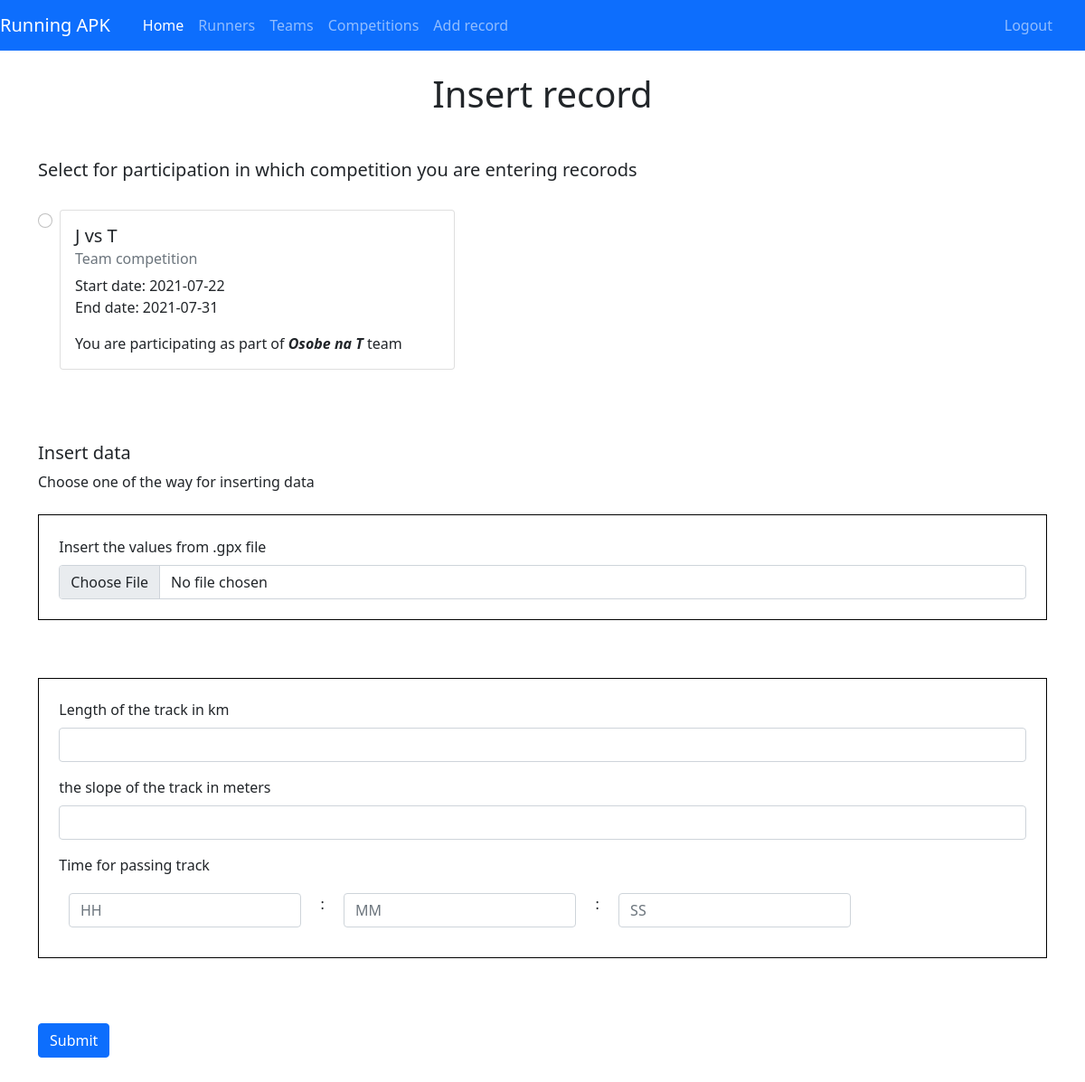
/addrecord.php (signed in), run on the app's committed database.
### tables this page shows
CREATE TABLE `participation` (
  `id` int(11) NOT NULL,
  `competition_id` int(11) NOT NULL,
  `team_id` int(11) NOT NULL,
  `person_id` int(11) DEFAULT NULL
);

CREATE TABLE `competition` (
  `id` int(11) NOT NULL,
  `name` varchar(70) NOT NULL,
  `startdate` date NOT NULL,
  `enddate` date NOT NULL,
  `numperteam` int(11) NOT NULL,
  `numbest` int(11) NOT NULL,
  `distance` int(11) NOT NULL,
  `admin_id` int(11) NOT NULL,
  `typect_id` int(11) NOT NULL
);

CREATE TABLE `team` (
  `team_id` int(11) NOT NULL,
  `name` varchar(70) NOT NULL,
  `parentteam_id` int(11) DEFAULT NULL
);

### db/conn.php (called while the page is built, shortened)
<?php
    $host = 'remotemysql.com';
    $db ='M7UijrD2Si';
    $user = 'M7UijrD2Si';
    $pass = 'a7SsbYzcyv';
    $charset = 'utf8mb4';
    $dsn = "mysql:host=$host;dbname=$db;charset=$charset";
    try{
        $pdo=new PDO($dsn, $user, $pass);
        $pdo->setAttribute(PDO::ATTR_ERRMODE, PDO::ERRMODE_EXCEPTION);
    }
    catch(PDOException $e){
       echo "Greska u conn.php";
        throw new PDOException($e->getMessage());
    }
    require_once 'crud.php';
    require_once 'team.php';
    require_once 'participation.php';
    $crudDB = new crud($pdo);
    $teamDB = new team($pdo);
    $ptDB = new participation($pdo);
?>

### db/crud.php (called while the page is built, shortened)
<?php
class crud
{
    private $db;
    function __construct($conn)
    {
        $this->db = $conn;
    }
    public function getOnePersonDetails($id)
    {
        try
        {
            $sql=  "SELECT * FROM `persons` a inner join specialties s on a.speciality_id = s.specialty_id where person_id= :id";
            $stmt= $this->db->prepare($sql);
            $stmt-> bindparam (':id',$id);
            $stmt->execute();
            $result=$stmt->fetch();
            return $result;
        }
        catch (PDOException $e)
        {
            echo '   usao u catch delete ';
            echo $e->getMessage();
            return false;
        }
    }
}
?>

### db/team.php (called while the page is built, shortened)
<?php
    class Team{
        private $db;
        function __construct($conn)
        {
            $this->db = $conn;
        }
        public function getOneTeamDetails($id)
        {
            try
            {
                $sql=  "SELECT t1.*,t2.name as parentname FROM team t1 left join team t2 on t2.team_id=t1.parentteam_id
                        where t1.team_id= :id";
                $stmt= $this->db->prepare($sql);
                $stmt-> bindparam (':id',$id);
                $stmt->execute();
                $result=$stmt->fetch();
                return $result;
            }
            catch (PDOException $e)
            {
                echo '   usao u catch getOneTeamDetails  ';
                echo $e->getMessage();
                return false;
            }
        }
    public function getAncestorsTeamsOfTeam($leafId)
    {
        $res=array();
        array_push($res,$leafId);
        $team=$this->getOneTeamDetails($leafId);
        if($team['parentteam_id']!=NULL)
        {
            $grCh=$this->getAncestorsTeamsOfTeam($team['parentteam_id']);
            $res=array_merge($res,$grCh);
        }
        return $res;
    }
    }
    ?>

### db/participation.php (called while the page is built, shortened)
<?php
    class participation{
        private $db;
        function __construct($conn)
        {
            $this->db = $conn;
        }
        public function getPtforMoreTeams($parentTeams)
        {
            try
            {
                if($parentTeams !=NULL)
                {
                    $sql2="SELECT pt.*,ct.name as competitionname ,ct.startdate,ct.enddate,tm.*,tm.name as teamname
                    FROM `participation`  pt
                    left join competition ct on pt.competition_id=ct.id
                    left join team tm on pt.team_id=tm.team_id
                    where pt.person_id is null and pt.team_id in ($parentTeams)";
                    $stmt= $this->db->prepare($sql2);
                    $stmt->bindparam(':parentTeams',$parentTeams);
                    $result= $stmt->execute();
                    $result=$stmt->fetchAll();
                    return $result;
                }
                else return false;
            }
            catch (PDOException $e)
            {
                echo '   usao u catch getAllPeopleNew ';
                echo $e->getMessage();
                return false;
            }
        }
    }
?>

### addrecord.php (the view, shortened to what this page needs)
<?php
    require_once 'includes/header.php';
    require_once 'db/conn.php';
    $personId=$_SESSION['userid'];
    $person=$crudDB->getOnePersonDetails($personId);
    $parentTeams=$teamDB->getAncestorsTeamsOfTeam($person['team_id']);
    $strParentTeams='';
    for($i=0;$i<count($parentTeams );$i++)
    {   $pt=$parentTeams[$i];
        $strParentTeams.=$pt;
        if($i<count($parentTeams )-1)
            $strParentTeams.=',';
    }
    $participations=$ptDB->getPtforMoreTeams($strParentTeams);
    if($participations==false)
    {
        echo "<div class='alert alert-danger' role='alert'>
        Unfortunately, you are not registered in any team, so you are not allowed to enter any record.
      </div>";
    }
    else{
?>
    <h1 class="text-center">Insert record</h1>
    <br>
   <form method="post" action="addrecordPOST.php" enctype="multipart/form-data">
    <div id='radioBtnsaddrecordmy'>
    <p> <h5>Select for participation in which competition you are entering recorods </h5>
    <br>
            <?php if(!empty($participations)) {?>
            <?php  foreach($participations as $ptt){  ?>
                <div class="form-check">
                <input class="form-check-input" type="radio" name="addrecordRdb" id="addrecordRdb" value=<?php echo $ptt['id'] ?>>
                    <div class="card" style="width: 40%">
                    <div class="card-body">
                        <h5 class="card-title"><?php echo  $ptt['competitionname'] ?></h5>
                        <h6 class="card-subtitle mb-2 text-muted">Team competition</h6>
                        <p class="card-text">
                            <label>Start date: <?php echo  $ptt['startdate'] ?> </label><br>
                            <label>End date: <?php echo  $ptt['enddate'] ?></label>
                        </p>
                        <p class="card-text">You are participating as part of <b><i><?php echo  $ptt['teamname'] ?> </i></b>team </p>
                    </div>
                    </div>
                </div>
            <?php
            }
        }
            ?>
        </p>
        </div>
        <br><br>
        <p> <h5>Insert data  </h5>
        <label> Choose one of the way for inserting data </label>
            <br><br>
        <div class="mb-3" id='gpxfileDiv'>
            <label for="gpxfile" class="form-label"> Insert the values from .gpx file</label>
            <input class="form-control" type="file" name='gpxfile' id="gpxfile"  accept=".gpx">
        </div>
        <br>
        <br>
        <div id='recordDetails'>
            <div class="mb-3">
                <label for="length" class="form-label">Length of the track in km</label>
                <input  type="number" class="form-control" id="length"  name="length" step="0.001">
            </div>
            <div class="mb-3">
                <label for="nagib" class="form-label">the slope of the track in meters</label>
                <input  type="number" class="form-control" id="nagib"  name="nagib" step="0.001" >
            </div>
            <label  class="form-label"> Time for passing track </label>
            <div id='time_addrecord' class="form-inline">
                    <div class="form-group" id="hh">
                        <input  type="number" class="form-control"   placeholder="HH" name="hh">
                    </div>
                    <div class="form-group" id='lblDveTacke'>
                        <label  class="form-label" > : </label>
                    </div>
                    <div class="form-group" id="mm" >
                        <input  type="number" class="form-control"  placeholder="MM" name="mm">
                    </div>
                    <div class="form-group" id='lblDveTacke'>
                        <label  class="form-label" > : </label>
                    </div>
                    <div class="form-group" id="ss">
                        <input  type="number" class="form-control"   placeholder="SS" name="ss" step="0.001">
                    </div>
            </div>
        </div>
    <br><br><br>
        <button  name="submitRecord" class="btn btn-primary">Submit</button>
    </form>
<br>
<br>
<br>
<br>
<br>
<?php }
require_once 'includes/footer.php' ?>

### css/site.css (style rules this page uses)
#time_addrecord { display: flex; flex-direction: row; }
#hh,#mm,#ss,#lblDveTacke { margin: 1%; }
#recordDetails,#gpxfileDiv { padding:2%; border:0.5px solid black; }

### data on the page
participation: competition.name "J vs T", competition.startdate "2021-07-22", competition.enddate "2021-07-31", team.name "Osobe na T"
